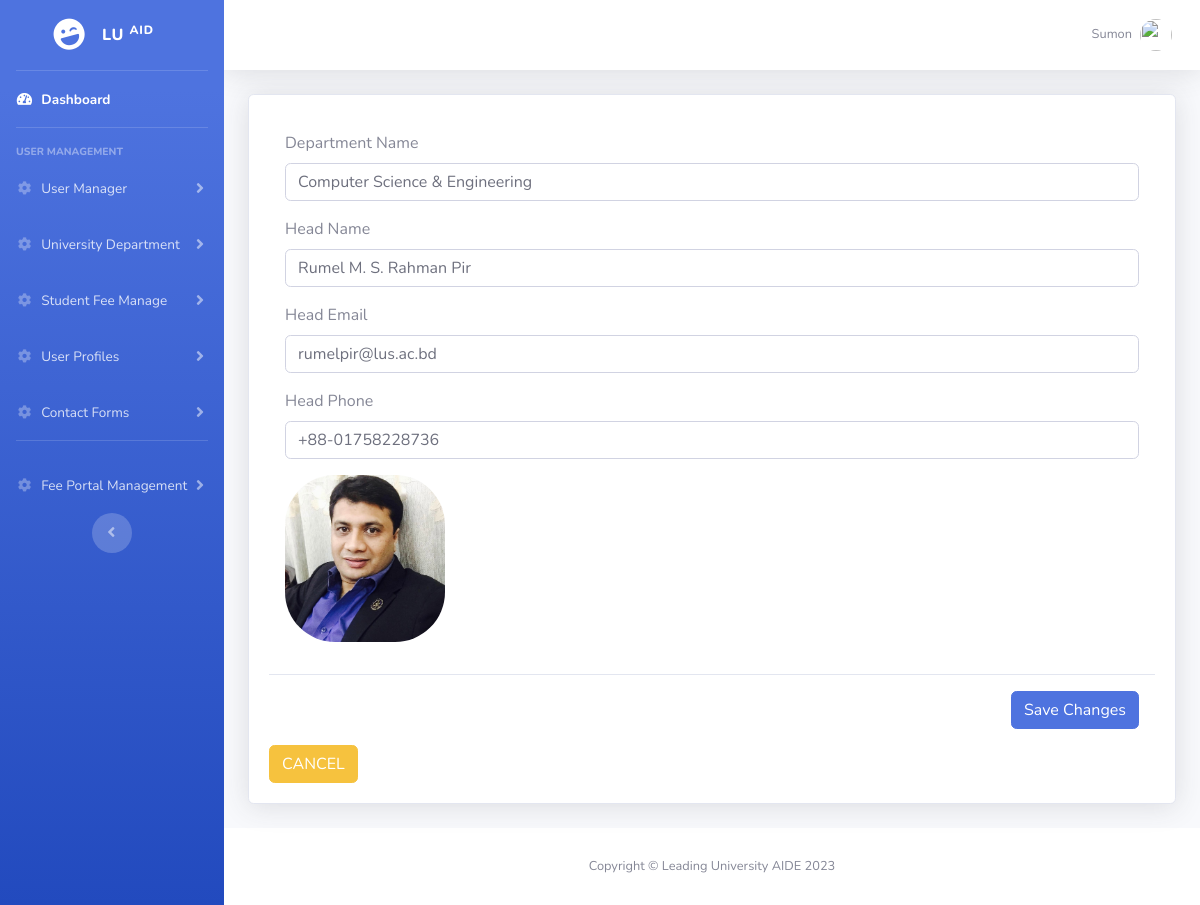
Screenshot of /lu-admin/department.php?source=edit_department&id=6 (signed in) with the database file from the repository.
### tables this page shows
CREATE TABLE `department` (
  `department_id` int(11) NOT NULL,
  `department_name` varchar(255) NOT NULL,
  `head_name` varchar(255) NOT NULL,
  `head_email` varchar(255) NOT NULL,
  `head_phone` varchar(255) NOT NULL,
  `head_description` varchar(255) NOT NULL,
  `head_photo` varchar(255) NOT NULL,
  `date` datetime NOT NULL DEFAULT current_timestamp()
);

### lu-admin/components_department/edit_department.php (the view, shortened to what this page needs)
<div class="card shadow mb-4">
        <div class="card-body">
            <?php
            if(isset($_GET['id'])){
                $id = $_GET['id'];
                $query = "SELECT * FROM `department` WHERE department_id='$id'";
                $query_run = mysqli_query($connection,$query);
                while($row = mysqli_fetch_assoc($query_run)) {
                    $department_name = $row['department_name'];
                    $head_name = $row['head_name'];
                    $head_email = $row['head_email'];
                    $head_phone = $row['head_phone'];
                    $head_photo = $row['head_photo'];
                }
                    ?>
                <form action="" method="POST" enctype="multipart/form-data">
                    <div class="modal-body">
                        <div class="form-group">
                            <label for="name">Department Name</label>
                            <input type="text" class='form-control'name='department_name' value="<?php echo $department_name; ?>">
                        </div>
                        <div class="form-group">
                            <label for="name">Head Name</label>
                            <input type="text" class='form-control'name='head_name' value="<?php echo $head_name; ?>">
                        </div>
                        <div class="form-group">
                            <label for="name">Head Email</label>
                            <input type="email" class='form-control'name='head_email' value="<?php echo $head_email; ?>">
                        </div>
                        <div class="form-group">
                            <label for="name">Head Phone</label>
                            <input type="tel" class='form-control'name='head_phone' value="<?php echo $head_phone; ?>">
                        </div>
                        <div class="form-group">
                            <img src="../upload/<?php echo $head_photo; ?>" class="img-fluid" style="border-radius: 50px; height: auto; width: 160px"/>
                        </div>
                    </div>
                    <div class="modal-footer">
                        <button type="submit" class="btn btn-primary" name='update'>Save Changes</button>
                    </div>
                </form>
                    <a href='department.php'><button type='submit' class='btn btn-warning'> CANCEL </button></a>
                    <?php
            }else{
                empty_data();
            }
            ?>
        </div>
</div>

### rows the page displays
department: department_name "Computer Science & Engineering", head_name "Rumel M. S. Rahman Pir", head_email "rumelpir@lus.ac.bd", head_phone "+88-01758228736", head_photo (picture)

### other values shown
$_SESSION['name'] "Sumon"
